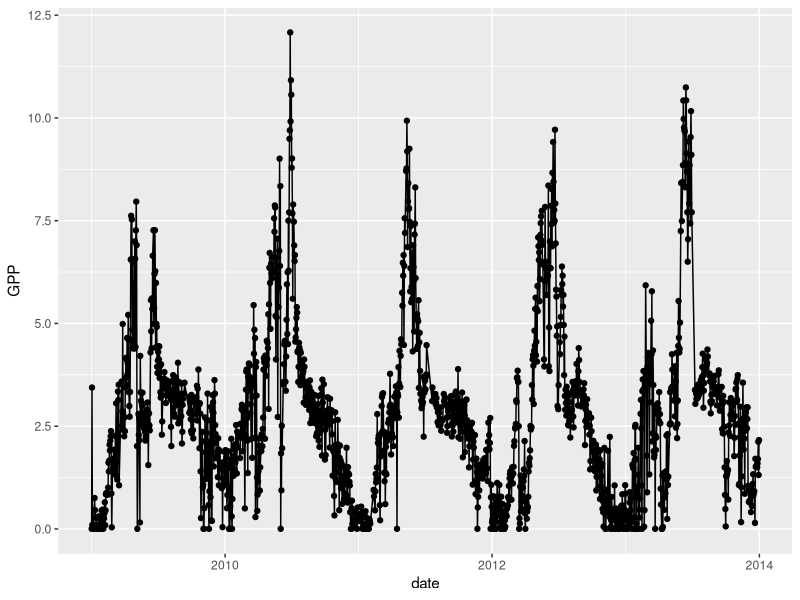

Write R code to recreate this figure.
## WI Data source

## Load packages
lapply(c("plyr","dplyr","ggplot2","cowplot",
         "lubridate","tidyverse", "reshape2",
         "PerformanceAnalytics","jpeg","grid",
         "rstan","bayesplot","shinystan"), require, character.only=T)

##############################
## Data Import & Processing ##
##############################
data <- read.csv("../data/NWIS_OR_data.csv", header=T)
data$date <- as.POSIXct(as.character(data$date), format="%Y-%m-%d")

site_info <- read.csv("../data/NWIS_OR_sitedata.csv", header=T)

## Figure out how many days of data per site per year
data$year <- year(data$date)
data %>%
  group_by(site_name,year) %>%
  tally()

## subset to year with more than 300 days
data <- subset(data, year >= 2009 & year <= 2013)

## Change GPP sd column name
colnames(data)[which(colnames(data) == "GPP_daily_sd_name")] <- "GPP_sd"

## Assign IDs
data$ID <- NA
data[which(data$site_name == "nwis_14211010"),]$ID <- "Clackamas_OR"

## Create a GPP SD
data$GPP_sd <- ((data$GPP - data$GPP.lower) + (data$GPP.upper - data$GPP))/2

## Set any GPP < 0 to 0
data[which(data$GPP < 0 & data$GPP > -0.5),]$GPP <- sample(exp(-6):exp(-4), 1)
data[which(data$GPP < -0.5),]$GPP <- sample(exp(-6):exp(-4), 1) ## eventually change to NA when figure out how to do so

## visualize
ggplot(data, aes(date, GPP))+geom_point()+geom_line()

## split list by ID
l <- split(data, data$ID)

rel_LQT <- function(x){
  x$light_rel <- x$light/max(x$light)
  x$temp_rel <- x$temp/max(x$temp)
  x$tQ <- x$Q/max(x$Q)
  
  #x$std_light <- (x$light-mean(x$light))/sd(x$light)
  #x$std_temp <- (x$temp-mean(x$temp))/sd(x$temp)
  #x$tQ <- (x$Q-mean(x$Q))/sd(x$Q)
  x<-x[order(x$date),]
  return(x)
}

dat <- lapply(l, function(x) rel_LQT(x))

